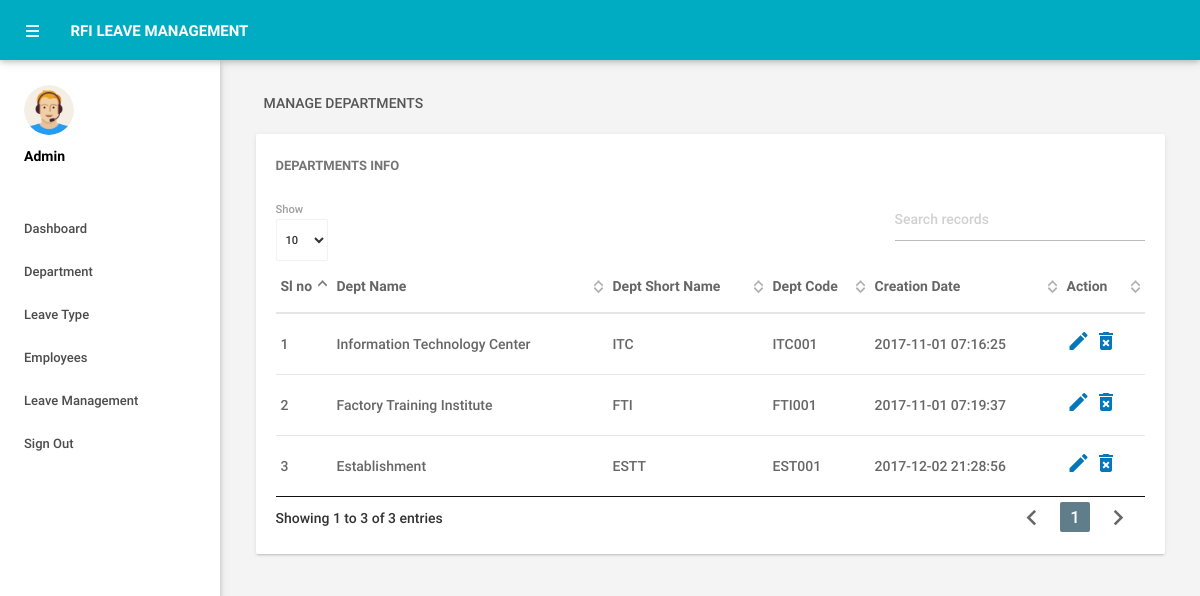
Screenshot of /admin/managedepartments.php (signed in) with the database file from the repository.
### tables this page shows
CREATE TABLE IF NOT EXISTS `tbldepartments` (
  `id` int(11) NOT NULL,
  `DepartmentName` varchar(150) DEFAULT NULL,
  `DepartmentShortName` varchar(100) NOT NULL,
  `DepartmentCode` varchar(50) DEFAULT NULL,
  `CreationDate` timestamp NULL DEFAULT CURRENT_TIMESTAMP
);

### admin/managedepartments.php (the view, shortened to what this page needs)
<?php
include('includes/config.php');
if(strlen($_SESSION['alogin'])==0)
    {
header('location:index.php');
}
else{
    ?>
<!DOCTYPE html>
<html lang="en">
    <head>
        <link type="text/css" rel="stylesheet" href="../assets/plugins/materialize/css/materialize.min.css"/>
        <link href="../assets/plugins/material-preloader/css/materialPreloader.min.css" rel="stylesheet">
        <link href="../assets/plugins/datatables/css/jquery.dataTables.min.css" rel="stylesheet">
        <link href="../assets/css/alpha.min.css" rel="stylesheet" type="text/css"/>
        <link href="../assets/css/custom.css" rel="stylesheet" type="text/css"/>
    </head>
    <body>
       <?php include('includes/header.php');?>
       <?php include('includes/sidebar.php');?>
            <main class="mn-inner">
                <div class="row">
                    <div class="col s12">
                        <div class="page-title">Manage Departments</div>
                    </div>
                    <div class="col s12 m12 l12">
                        <div class="card">
                            <div class="card-content">
                                <span class="card-title">Departments Info</span>
                                <table id="example" class="display responsive-table ">
                                    <thead>
                                        <tr>
                                            <th>Sl no</th>
                                            <th>Dept Name</th>
                                            <th>Dept Short Name</th>
                                            <th>Dept Code</th>
                                            <th>Creation Date</th>
                                            <th>Action</th>
                                        </tr>
                                    </thead>
                                    <tbody>
<?php $sql = "SELECT * from tbldepartments";
$query = $dbh -> prepare($sql);
$query->execute();
$results=$query->fetchAll(PDO::FETCH_OBJ);
$cnt=1;
if($query->rowCount() > 0)
{
foreach($results as $result)
{               ?>
                                        <tr>
                                            <td> <?php echo htmlentities($cnt);?></td>
                                            <td><?php echo htmlentities($result->DepartmentName);?></td>
                                            <td><?php echo htmlentities($result->DepartmentShortName);?></td>
                                            <td><?php echo htmlentities($result->DepartmentCode);?></td>
                                            <td><?php echo htmlentities($result->CreationDate);?></td>
                                            <td><a href="editdepartment.php?deptid=<?php echo htmlentities($result->id);?>"><i class="material-icons">mode_edit</i></a><a href="managedepartments.php?del=<?php echo htmlentities($result->id);?>" onclick="return confirm('Do you want to delete?');"> <i class="material-icons">delete_forever</i></a></td>
                                        </tr>
                                         <?php $cnt++;} }?>
                                    </tbody>
                                </table>
                            </div>
                        </div>
                    </div>
                </div>
            </main>
        </div>
        <div class="left-sidebar-hover"></div>
    </body>
</html>
<?php } ?>

### admin/includes/header.php (shortened to what this page needs)
<div class="mn-content fixed-sidebar">
    <header class="mn-header navbar-fixed">
        <nav class="cyan darken-1">
            <div class="nav-wrapper row">
                <section class="material-design-hamburger navigation-toggle">
                    <a href="#" data-activates="slide-out" class="button-collapse show-on-large material-design-hamburger__icon">
                        <span class="material-design-hamburger__layer"></span>
                    </a>
                </section>
                <div class="header-title col s3">
                    <span class="chapter-title">RFI Leave Management Software | Admin</span>
                </div>
            </div>
        </nav>
    </header>

### admin/includes/sidebar.php (shortened to what this page needs)
  <aside id="slide-out" class="side-nav white fixed">
             <div class="side-nav-wrapper">
                 <div class="sidebar-profile">
                     <div class="sidebar-profile-image">
                         <img src="../assets/images/profile-image.png" class="circle" alt="">
                     </div>
                     <div class="sidebar-profile-info">
                             <p>Admin</p>
                     </div>
                 </div>
             <ul class="sidebar-menu collapsible collapsible-accordion" data-collapsible="accordion">
                 <li class="no-padding"><a class="waves-effect waves-grey" href="dashboard.php">Dashboard</a></li>
                 <li class="no-padding">
                     <a class="collapsible-header waves-effect waves-grey">Department</a>
                 </li>
                 <li class="no-padding">
                     <a class="collapsible-header waves-effect waves-grey">Leave Type</a>
                 </li>
                 <li class="no-padding">
                     <a class="collapsible-header waves-effect waves-grey">Employees</a>
                 </li>
<li class="no-padding">
                     <a class="collapsible-header waves-effect waves-grey">Leave Management</a>
                 </li>
                     <li class="no-padding">
                             <a class="waves-effect waves-grey" href="logout.php">Sign Out</a>
                         </li>
             </ul>
             </div>
         </aside>

### rows the page displays
tbldepartments: DepartmentName "Information Technology Center", DepartmentShortName "ITC", DepartmentCode "ITC001", CreationDate "2017-11-01 07:16:25"
tbldepartments: DepartmentName "Factory Training Institute", DepartmentShortName "FTI", DepartmentCode "FTI001", CreationDate "2017-11-01 07:19:37"
tbldepartments: DepartmentName "Establishment", DepartmentShortName "ESTT", DepartmentCode "EST001", CreationDate "2017-12-02 21:28:56"
